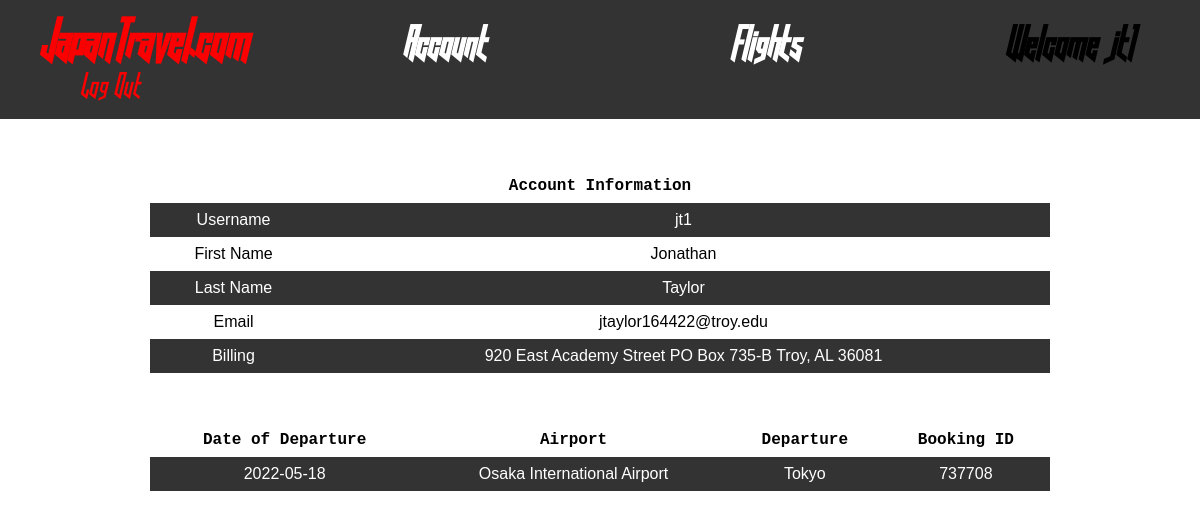
The page /account.php?loggedin (signed in) on the database its author committed.
### tables this page shows
CREATE TABLE `users` (
  `Username` varchar(20) NOT NULL,
  `Password` varchar(20) NOT NULL,
  `FirstName` varchar(20) NOT NULL,
  `LastName` varchar(20) NOT NULL,
  `Email` varchar(40) DEFAULT NULL,
  `Billing` varchar(75) NOT NULL,
  PRIMARY KEY (`Username`)
);

CREATE TABLE `bookings` (
  `Username` varchar(20) NOT NULL,
  `Destination` varchar(20) NOT NULL,
  `Departure` date DEFAULT NULL,
  `DepartureAirport` varchar(40) NOT NULL,
  `BookingID` int NOT NULL,
  PRIMARY KEY (`BookingID`) USING BTREE
);

### functions.php (called while the page is built, shortened)
<?php
function check_login($con)
{
	if(isset($_SESSION['Username']))
	{
		$username = $_SESSION['Username'];
		$query = "SELECT * FROM USERS WHERE Username = '$username' LIMIT 1";
		$result = mysqli_query($con, $query);
		if(mysqli_num_rows($result) > 0)
		{
			$user_data = mysqli_fetch_assoc($result);
			return $user_data;
		}
	}
}

### account.php (the view, shortened to what this page needs)
<?php
	include("connection.php");
	include("functions.php");
    $user_data = check_login($con);
?>
<!DOCTYPE html>
<html>
	<head>
		<link rel="stylesheet" href="stylesheet1.css" type="text/css" charset="utf-8" />
		<link rel="stylesheet" href="stylesheet.css" type="text/css" charset="utf-8" />
		<link rel="stylesheet" href="main.css" type="text/css" charset="utf-8" />
        <link rel="stylesheet" href="account.css" type="text/css" charset="utf-8" />
	</head>
	<body>
		<div id="top">
		<ul>
      <?php if(isset($_GET["loggedin"])) { ?>
        <li><h1><a class="li_h1" href="index.php?loggedin">JapanTravel.com</a></h1></li>
        <li><h2><a class="li account" href="account.php?loggedin">Account</a></h2></li>
        <li><h2><a class="li flights" href="flights.php?loggedin">Flights</a></h2></li>
        <li><h2 class="loggedin"><?php echo "Welcome " . $user_data["Username"]; ?></h2>
            <a class="li logout" href="index.php">Log Out</a>
        </li>
        <?php } ?>
		</ul>
		</div>
	<div id="bottom">
            <?php
                $user = $_SESSION["Username"];
                $query = "SELECT * FROM USERS WHERE Username='$user'";
                $result = mysqli_query($con, $query);
                $row = mysqli_fetch_assoc($result);
                ?>
                <table>
                    <tr>
                        <th colspan=2>Account Information</th>
                    </tr>
                    <tr>
                        <td>Username</td>
                        <td><?php echo $row["Username"];?></td>
                    </tr>
                    <tr>
                        <td>First Name</td>
                        <td><?php echo $row["FirstName"];?></td>
                    </tr>
                    <tr>
                        <td>Last Name</td>
                        <td><?php echo $row["LastName"];?></td>
                    </tr>
                    <tr>
                        <td>Email</td>
                        <td><?php echo $row["Email"];?></td>
                    </tr>
                    <tr>
                        <td>Billing</td>
                        <td><?php echo $row["Billing"];?></td>
                    </tr>
                </table>
            <?php
                $user = $_SESSION["Username"];
                $query = "SELECT * FROM BOOKINGS WHERE Username='$user'";
                $result = mysqli_query($con, $query);
            ?>
            <table>
                <tr>
                    <th>Date of Departure</th>
                    <th>Airport</th>
                    <th>Departure</th>
                    <th>Booking ID</th>
                </tr>
                <?php while($row = mysqli_fetch_assoc($result)) { ?>
                    <tr>
                        <td><?php echo $row["Departure"];?></td>
                        <td><?php echo $row["DepartureAirport"];?></td>
                        <td><?php echo $row["Destination"];?></td>
                        <td><?php echo $row["BookingID"];?></td>
                    </tr>
                <?php } ?>
            </table>
    </div>
	</body>
</html>

### main.css (style rules this page uses)
* { box-sizing: border-box; }
li,h1,h2 { display: inline; list-style:none; }
.li_h1:link, .li_h1:visited { margin-right: 50px; font-size: 50px; color: rgb(250,0,0); text-decoration: none; font-family: 'hooked_up_101regular'; }
.flights:link, .flights:visited { margin-left: 200px; margin-right: 40px; padding-bottom: 10px; font-size: 40px; color: white; text-decoration: none; font-family: 'hooked_up_101regular'; }
.logout:link, .logout:visited { margin-left: 40px; font-size: 30px; color: rgb(250,0,0); text-decoration: none; font-family: 'hooked_up_101regular'; }
.account:link, .account:visited { margin-left: 100px; margin-right: 40px; padding-bottom: 10px; font-size: 40px; color: white; text-decoration: none; font-family: 'hooked_up_101regular'; }
.loggedin { font-size: 40px; font-family: 'hooked_up_101regular'; margin-left: 160px; }
#top { background: #333; width: 100%; height: 100%; position: relative; display: flex; }
#bottom { text-align: center; background: white; position: relative; }
html, body { padding: 0; margin: 0; }
.history_periods, th { font-family: 'Courier New'; text-align: center; padding: 15px; background-color: #E2E2E2; }

### account.css (style rules this page uses)
table { margin-top: 50px; font-family: arial, sans-serif; border-collapse: collapse; width: 75%; margin-left: 12.5%; }
td, th { border: 0; text-align: center; padding: 8px; }
th { text-align: center; background-color: white; }
tr:nth-child(even) { background-color: #333; color: white; }

### rows shown on the page
users: Username "jt1", FirstName "Jonathan", LastName "Taylor", Email "jtaylor164422@troy.edu", Billing "920 East Academy Street PO Box 735-B Troy, AL 36081"
bookings: Departure "2022-05-18", DepartureAirport "Osaka International Airport", Destination "Tokyo", BookingID "737708"
